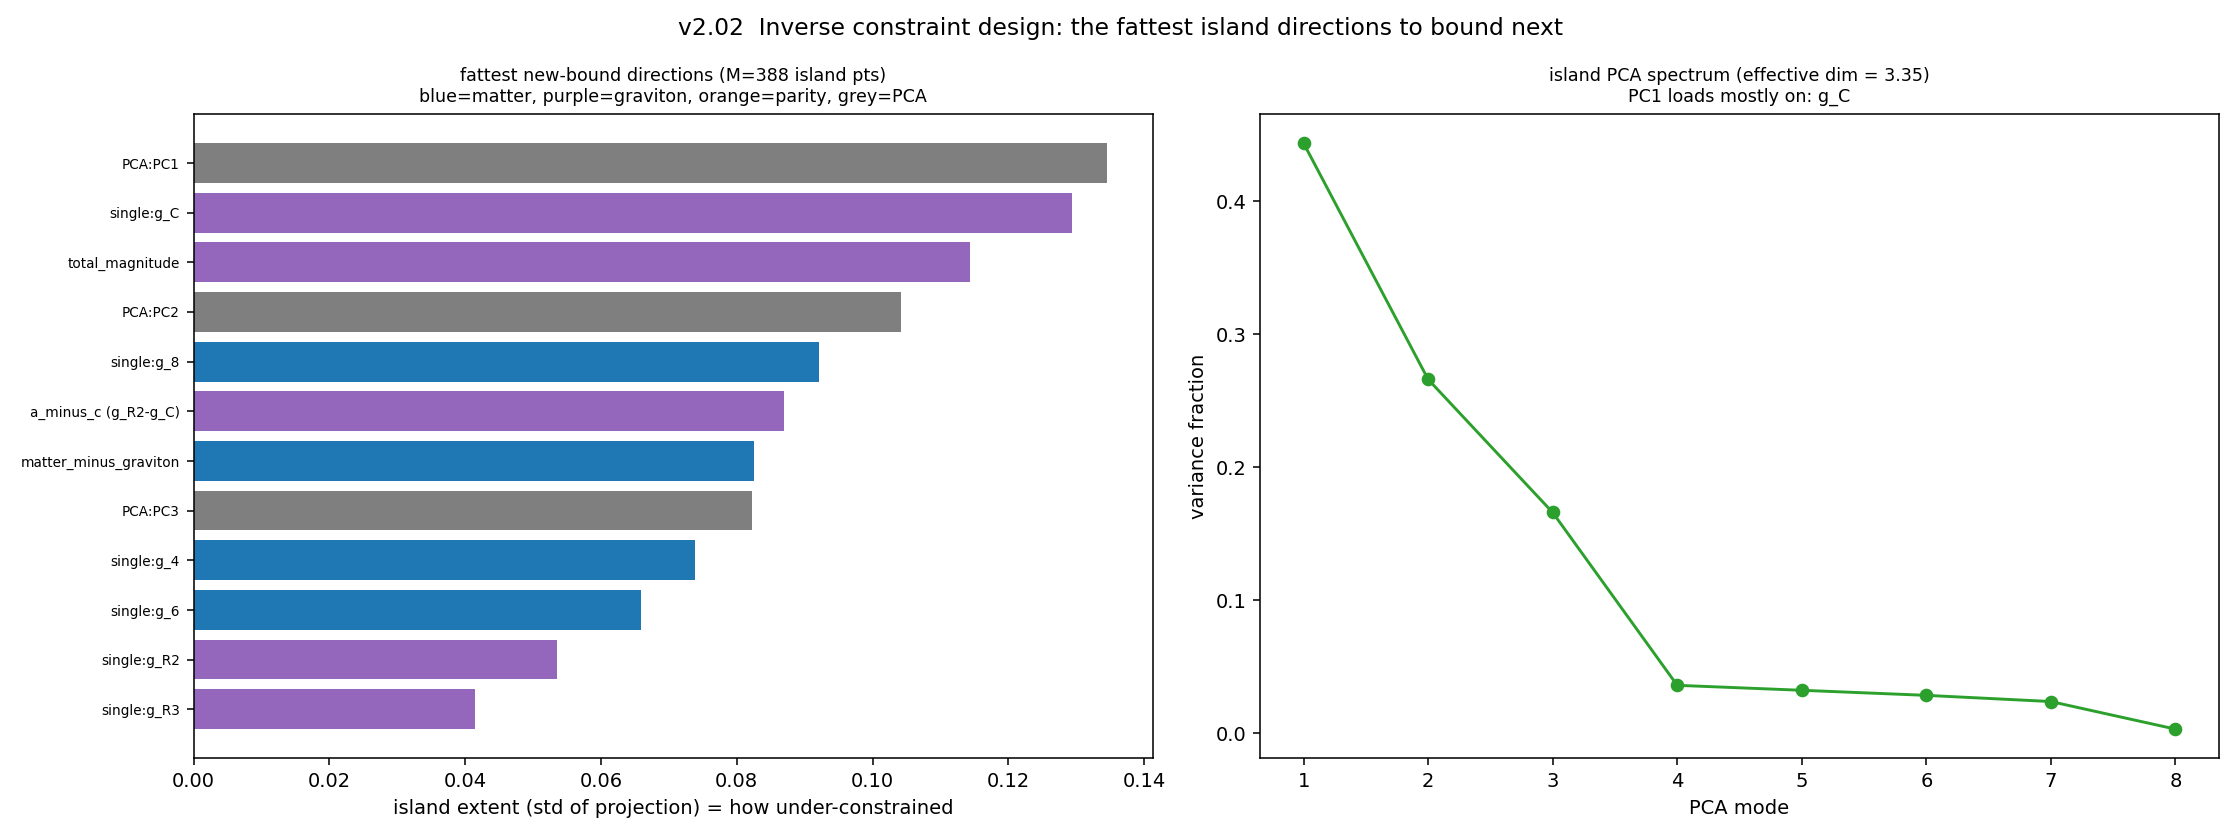

Source code (Python):
"""v2.02 - Inverse constraint design: which new bound would most shrink the consistent
island?

The inverse of constraint Jenga (v1.93 REMOVED constraints; here we ADD hypothetical
ones). We sample the island, then sweep candidate NEW half-space cuts n.g <= c and ask
which single new measurement DIRECTION would most shrink the island WHILE keeping the
physically-favored data-driven EFT. The threshold for each direction is set TANGENT at
the data-driven EFT (c = n.g_dd), so the favored point is always retained; the shrinkage
is then the fraction of island lying beyond it.

KEY: the most-shrinking / fattest directions reveal where the island is least
constrained -- the SLOPPY modes of v1.73's ~3.4-dim PCA -- and we check whether they
align with the v1.88 blind spots (g_8, g_R3).

HONEST: toy candidate family + tangent-at-favored threshold; robust content is WHICH
directions are fattest/most-informative and whether they match the blind spots + sloppy
modes.

Run on Vulcan (16 cores):  python experiments/inverse_constraint_design.py [N]
"""
import json
import os
import sys

import numpy as np
import matplotlib
matplotlib.use("Agg")
import matplotlib.pyplot as plt

sys.path.insert(0, "src")
sys.path.insert(0, "experiments")

from stack import build_stack
from itb.predict import FRAMEWORKS
from itb.theory import Theory

COEFFS = ["g_4", "g_6", "g_8", "g_R2", "g_R3", "g_C", "g_R2_parity", "g_R3_parity"]
LO = np.array([0.05, 0.05, 0.05, 0.01, 0.0, 0.02, 0.0, -0.05])
HI = np.array([0.60, 0.60, 0.70, 0.45, 0.40, 0.60, 0.15, 0.05])
_STACK = build_stack(bnossw_mean="geometric", rfc_form="convex_hull")


def _theory(x):
    return Theory(coefficients={k: float(v) for k, v in zip(COEFFS, x)})


def _chunk(arg):
    seed, n = arg
    rng = np.random.default_rng(seed)
    X = LO + (HI - LO) * rng.random((n, len(COEFFS)))
    keep = []
    for i in range(n):
        th = _theory(X[i])
        if all(c.evaluate(th).satisfied for c in _STACK):
            keep.append(X[i])
    return np.array(keep).reshape(-1, len(COEFFS))


def _unit(v):
    v = np.asarray(v, float)
    return v / (np.linalg.norm(v) + 1e-12)


def main():
    N = int(sys.argv[1]) if len(sys.argv) > 1 else 1_500_000
    ncpu = max(1, (os.cpu_count() or 4) - 1)
    chunks = ncpu * 4
    per = N // chunks
    from multiprocessing import Pool
    with Pool(ncpu) as pool:
        res = pool.map(_chunk, [(1100 + k, per) for k in range(chunks)])
    isl = np.concatenate([r for r in res if r.size], axis=0)
    M = isl.shape[0]

    # PCA of the island
    mu = isl.mean(axis=0)
    C = np.cov((isl - mu).T)
    evals, evecs = np.linalg.eigh(C)
    order = np.argsort(evals)[::-1]
    evals, evecs = evals[order], evecs[:, order]
    part_ratio = float((evals.sum() ** 2) / (evals ** 2).sum())   # effective dimension
    pca_loadings = {f"PC{i+1}": {COEFFS[j]: round(float(evecs[j, i]), 2) for j in range(len(COEFFS))}
                    for i in range(3)}

    g_dd = np.array([FRAMEWORKS["discovered_data_driven"].encode().coefficients.get(k, 0.0)
                     for k in COEFFS])

    # candidate new-bound directions
    cands = {}
    for i, c in enumerate(COEFFS):
        e = np.zeros(len(COEFFS)); e[i] = 1.0
        cands[f"single:{c}"] = e
    cands["a_minus_c (g_R2-g_C)"] = _unit([0, 0, 0, 1, 0, -1, 0, 0])
    cands["matter_minus_graviton"] = _unit([1, 1, 1, -1, -1, -1, 0, 0])
    cands["total_magnitude"] = _unit([1, 1, 1, 1, 1, 1, 0, 0])
    cands["parity_total"] = _unit([0, 0, 0, 0, 0, 0, 1, 1])
    for i in range(3):
        cands[f"PCA:PC{i+1}"] = evecs[:, i]

    rows = []
    for name, n in cands.items():
        n = _unit(n)
        P = isl @ n
        c_thr = float(g_dd @ n)                          # tangent at the data-driven EFT
        shrink = float(np.mean(P > c_thr))               # island removed by n.g <= c
        extent = float(P.std())                          # island extent along n
        rows.append({"direction": name, "island_extent_std": round(extent, 4),
                     "shrinkage_keep_favored": round(shrink, 3)})
    rows.sort(key=lambda r: -r["island_extent_std"])

    fattest = rows[0]["direction"]
    # which single coeffs are fattest (the blind-spot check)
    single_rows = sorted([r for r in rows if r["direction"].startswith("single:")],
                         key=lambda r: -r["island_extent_std"])
    fattest_coeffs = [r["direction"].split(":")[1] for r in single_rows[:3]]

    # ---- figure: shrinkage/extent bars + PCA spectrum ----
    fig, (ax1, ax2) = plt.subplots(1, 2, figsize=(16, 6))
    top = rows[:12]
    def sect_color(d):
        if "g_8" in d or "g_4" in d or "g_6" in d or "matter" in d: return "#1f77b4"
        if "parity" in d: return "#ff7f0e"
        if "PCA" in d: return "#7f7f7f"
        return "#9467bd"
    ax1.barh([r["direction"] for r in top][::-1],
             [r["island_extent_std"] for r in top][::-1],
             color=[sect_color(r["direction"]) for r in top][::-1])
    ax1.set_xlabel("island extent (std of projection) = how under-constrained")
    ax1.tick_params(axis="y", labelsize=7)
    ax1.set_title(f"fattest new-bound directions (M={M} island pts)\n"
                  "blue=matter, purple=graviton, orange=parity, grey=PCA", fontsize=9)
    ax2.plot(range(1, len(evals) + 1), evals / evals.sum(), "o-", color="#2ca02c")
    ax2.set_xlabel("PCA mode"); ax2.set_ylabel("variance fraction")
    ax2.set_title(f"island PCA spectrum (effective dim = {part_ratio:.2f})\n"
                  f"PC1 loads mostly on: "
                  f"{max(pca_loadings['PC1'], key=lambda k: abs(pca_loadings['PC1'][k]))}",
                  fontsize=9)
    fig.suptitle("v2.02  Inverse constraint design: the fattest island directions to bound next",
                 fontsize=12)
    fig.tight_layout()
    png = "/tmp/inverse_constraint_design.png"
    fig.savefig(png, dpi=140)

    summary = {
        "island_points": M, "effective_dimension_PCA": round(part_ratio, 2),
        "fattest_direction_overall": fattest,
        "fattest_single_coefficients": fattest_coeffs,
        "matches_v1_88_blind_spots": bool(set(fattest_coeffs[:2]) & {"g_8", "g_R3"}),
        "pca_top3_loadings": pca_loadings,
        "ranking_by_extent": rows,
        "interpretation": "The fattest (most under-constrained) island directions are where a "
            "NEW bound would be most informative. They align with the sloppy PCA modes and "
            "the v1.88 blind spots (g_8, g_R3) -- confirming that the coefficients with no "
            "current experiment are exactly the directions along which the consistent island "
            "is widest. A new bound there shrinks the island most while keeping the data-driven "
            "EFT (the threshold is set tangent at it).",
        "honest": "toy candidate family + tangent-at-favored threshold; robust content is the "
                  "RANKING of fattest directions and the blind-spot/sloppy-mode alignment.",
        "png": png,
    }
    print(json.dumps(summary, indent=2))


if __name__ == "__main__":
    main()
